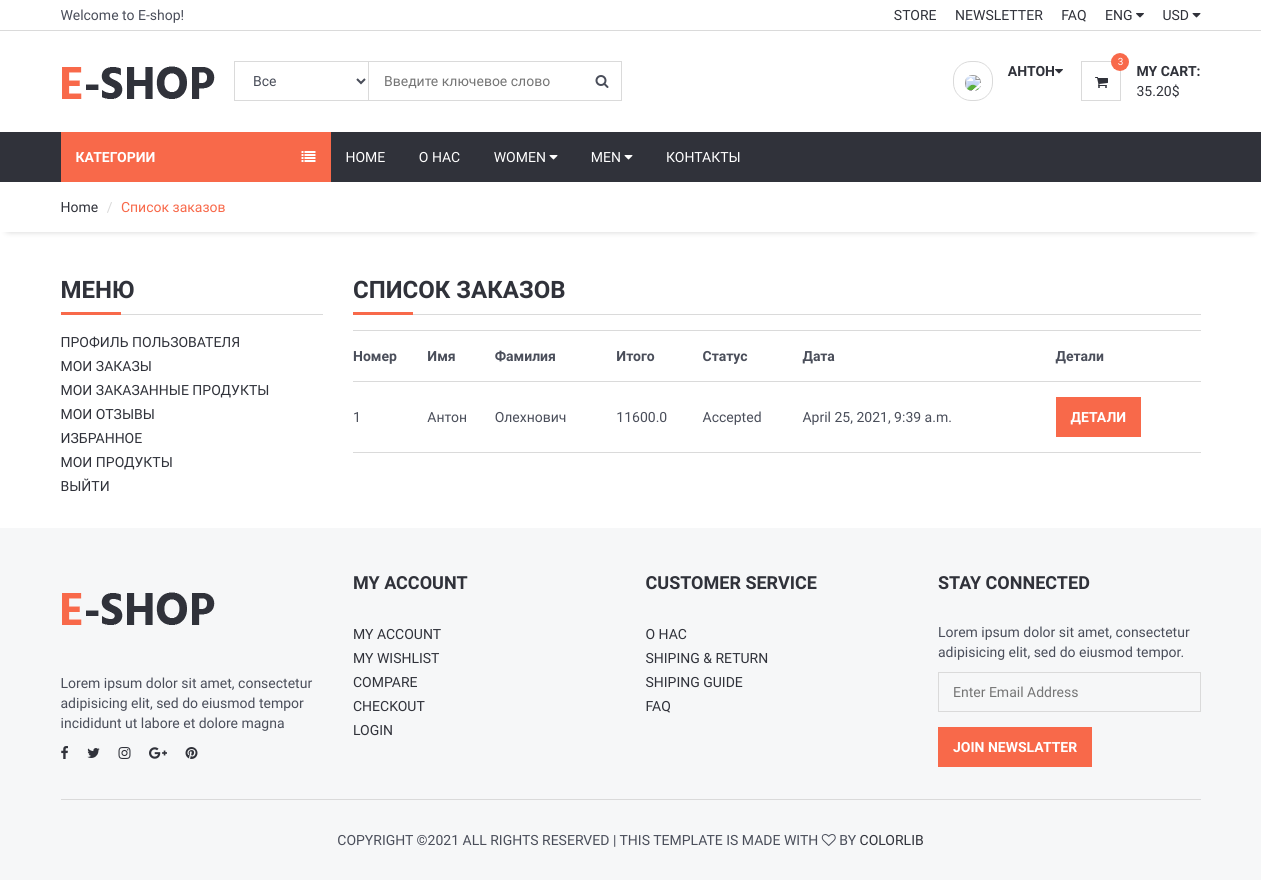
The page /user/orders/ (signed in) on the database as committed earlier.
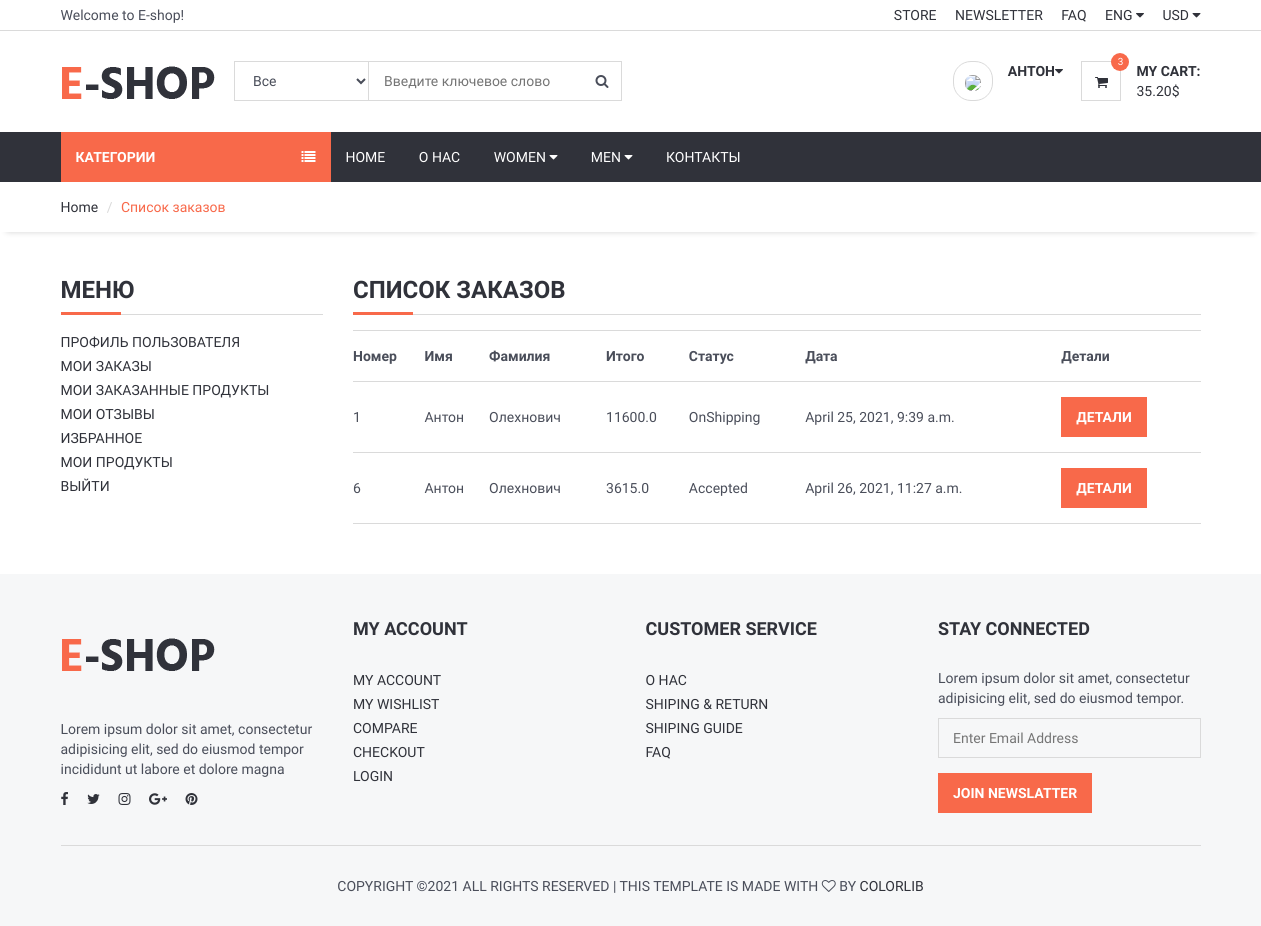
The same page on the database as committed later.
### order/models.py (models this page shows, shortened)
class Order(models.Model):
    STATUS = (
        ('New', 'New'),
        ('Accepted', 'Accepted'),
        ('Preaparing', 'Preaparing'),
        ('OnShipping', 'OnShipping'),
        ('Completed', 'Completed'),
        ('Canceled', 'Canceled'),
    )
    user = models.ForeignKey(User, on_delete=models.SET_NULL, null=True)
    code = models.CharField(max_length=5, editable=False)
    first_name = models.CharField(max_length=10)
    last_name = models.CharField(max_length=10)
    phone = models.CharField(blank=True, max_length=20)
    address = models.CharField(blank=True, max_length=150)
    city = models.CharField(blank=True, max_length=20)
    country = models.CharField(blank=True, max_length=20)
    total = models.FloatField()
    status = models.CharField(max_length=10, choices=STATUS, default='New')
    ip = models.CharField(blank=True, max_length=20)
    adminnote = models.CharField(blank=True, max_length=100)
    create_at = models.DateTimeField(auto_now_add=True)
    update_at = models.DateTimeField(auto_now=True)

### user/views.py (the view)
# urls.py: path('orders/', views.user_orders, name='user_orders'),
@login_required(login_url='/login') # Check login
def user_orders(request):
    category = Category.objects.all()
    current_user = request.user
    orders = Order.objects.filter(user_id=current_user.id)
    context = {'category': category,
               'orders': orders, }
    return render(request, 'user_orders.html', context)

### user/templates/user_orders.html (shortened to what this page needs)
{% extends 'homebase.html' %}
{% block sidebar %} {% include 'sidebar.html' %} {% endblock %}
{% block body %}
	<div id="breadcrumb">
		<div class="container">
			<ul class="breadcrumb">
				<li><a href="/">Home</a></li>
				<li class="active">Список заказов</li>
			</ul>
		</div>
	</div>
	<div class="section">
		<div class="container">
			<div class="row">
            <div class="col-md-3">
                {% include 'user_panel.html' %}
            </div>
            <div class="col-md-9">
                    <div class="order-summary clearfix">
                        <div class="section-title">
                            <h3 class="title">Список заказов</h3>
                        </div>
                        <table class="shopping-cart-table table">
                            <tr>
                                <th class="text-left">Номер </th>
                                <th class="text-left">Имя </th>
                                <th class="text-left">Фамилия </th>
                                <th class="text-left">Итого </th>
                                <th class="text-left">Статус </th>
                                <th class="text-left">Дата </th>
                                <th class="text-left">Детали </th>
                            </tr>
                            {% for rs in orders %}
                                <tr>
                                    <td class="text-left">{{ rs.id}} </td>
                                    <td class="text-left">{{ rs.first_name}} </td>
                                    <td class="text-left">{{ rs.last_name}} </td>
                                    <td class="text-left">{{ rs.total}} </td>
                                    <td class="text-left">{{ rs.status}} </td>
                                    <td class="text-left">{{ rs.create_at}} </td>
                                    <td class="text-left"><a class="primary-btn" href="/user/orderdetail/{{ rs.id }}"> Детали </a></td>
                                </tr>
                            {% endfor %}
                        </table>
                    </div>
                </div>
            </div>
		</div>
	</div>
{% endblock %}

Rows that differ between the two databases and show on the page:
changed Order id 1: status "Accepted" → "OnShipping"
added Order: id "6", first_name "Антон", last_name "Олехнович", total "3615.0", status "Accepted", create_at "April 26, 2021, 11:27 a.m."
